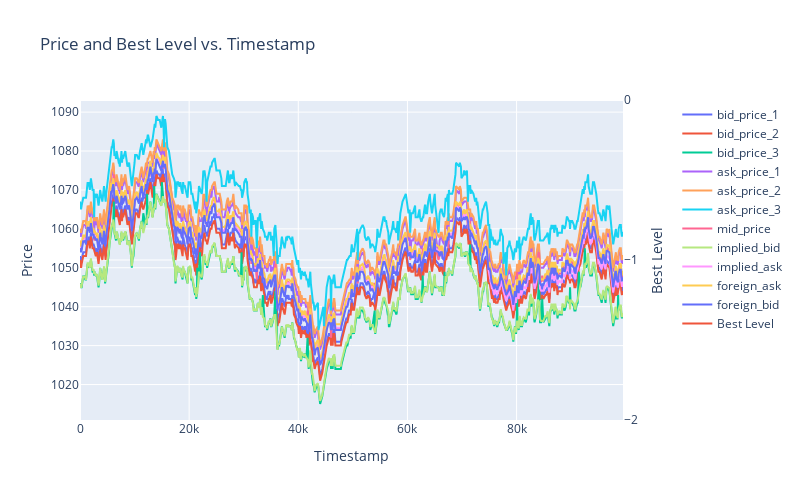

Notebook cell for this chart:
### Code cell
df_limit['best_level'] = -df_limit['best_level']

import plotly.graph_objects as go

# Create a new figure
fig = go.Figure()

# Define the columns to plot
columns_to_plot = ['bid_price_1', 'bid_price_2', 'bid_price_3',
                   'ask_price_1', 'ask_price_2', 'ask_price_3',
                   'mid_price', 'implied_bid', 'implied_ask',
                   'foreign_ask', 'foreign_bid']

# Add traces for each column
for col in columns_to_plot:
    if 'bid_price' in col:
        bid_volume_col = col.replace('price', 'volume')
        hovertemplate = f'Timestamp: %{{x}}<br>{col}: %{{y}}<br>{bid_volume_col}: %{{customdata}}'
        customdata = df_limit[bid_volume_col]
    elif 'ask_price' in col:
        ask_volume_col = col.replace('price', 'volume')
        hovertemplate = f'Timestamp: %{{x}}<br>{col}: %{{y}}<br>{ask_volume_col}: %{{customdata}}'
        customdata = df_limit[ask_volume_col]
    else:
        hovertemplate = f'Timestamp: %{{x}}<br>{col}: %{{y}}'
        customdata = None

    fig.add_trace(go.Scatter(x=df_limit['timestamp'], y=df_limit[col], name=col,
                             hovertemplate=hovertemplate, customdata=customdata))

# Add a trace for best_level on a separate y-axis
fig.add_trace(go.Scatter(x=df_limit['timestamp'], y=df_limit['best_level'], name='Best Level', yaxis='y2',
                         hovertemplate='Timestamp: %{x}<br>Best Level: %{y}'))

# Configure the layout
fig.update_layout(
    title='Price and Best Level vs. Timestamp',
    xaxis=dict(title='Timestamp'),
    yaxis=dict(title='Price'),
    yaxis2=dict(title='Best Level', overlaying='y', side='right', range=[-2, 0], tickvals=[-2, -1, 0]),
    legend=dict(x=1.1, y=1, orientation='v'),
    width=800,
    height=500,
    hovermode='x unified',
    hoverlabel=dict(font=dict(size=8))  # Adjust the font size of the hover labels
)

# Display the plot
fig.show()

### Figure 1 — Plotly figure (JSON) as saved in the notebook; plotly's stock layout.template omitted (floating-point values rounded to 4 significant figures; data arrays with more than 128 entries replaced by an {"elided": "..."} marker saying what was removed)
{"data": [{"customdata": {"elided": "621 int values"}, "hovertemplate": "Timestamp: %{x}<br>bid_price_1: %{y}<br>bid_volume_1: %{customdata}", "name": "bid_price_1", "type": "scatter", "x": {"elided": "621 int values"}, "y": {"elided": "621 int values"}}, {"customdata": {"elided": "621 int values"}, "hovertemplate": "Timestamp: %{x}<br>bid_price_2: %{y}<br>bid_volume_2: %{customdata}", "name": "bid_price_2", "type": "scatter", "x": {"elided": "621 int values"}, "y": {"elided": "621 int values"}}, {"customdata": {"elided": "621 int values"}, "hovertemplate": "Timestamp: %{x}<br>bid_price_3: %{y}<br>bid_volume_3: %{customdata}", "name": "bid_price_3", "type": "scatter", "x": {"elided": "621 int values"}, "y": {"elided": "621 int values"}}, {"customdata": {"elided": "621 int values"}, "hovertemplate": "Timestamp: %{x}<br>ask_price_1: %{y}<br>ask_volume_1: %{customdata}", "name": "ask_price_1", "type": "scatter", "x": {"elided": "621 int values"}, "y": {"elided": "621 int values"}}, {"customdata": {"elided": "621 int values"}, "hovertemplate": "Timestamp: %{x}<br>ask_price_2: %{y}<br>ask_volume_2: %{customdata}", "name": "ask_price_2", "type": "scatter", "x": {"elided": "621 int values"}, "y": {"elided": "621 int values"}}, {"customdata": {"elided": "621 int values"}, "hovertemplate": "Timestamp: %{x}<br>ask_price_3: %{y}<br>ask_volume_3: %{customdata}", "name": "ask_price_3", "type": "scatter", "x": {"elided": "621 int values"}, "y": {"elided": "621 int values"}}, {"hovertemplate": "Timestamp: %{x}<br>mid_price: %{y}", "name": "mid_price", "type": "scatter", "x": {"elided": "621 int values"}, "y": {"elided": "621 float values"}}, {"hovertemplate": "Timestamp: %{x}<br>implied_bid: %{y}", "name": "implied_bid", "type": "scatter", "x": {"elided": "621 int values"}, "y": {"elided": "621 float values"}}, {"hovertemplate": "Timestamp: %{x}<br>implied_ask: %{y}", "name": "implied_ask", "type": "scatter", "x": {"elided": "621 int values"}, "y": {"elided": "621 float values"}}, {"hovertemplate": "Timestamp: %{x}<br>foreign_ask: %{y}", "name": "foreign_ask", "type": "scatter", "x": {"elided": "621 int values"}, "y": {"elided": "621 float values"}}, {"hovertemplate": "Timestamp: %{x}<br>foreign_bid: %{y}", "name": "foreign_bid", "type": "scatter", "x": {"elided": "621 int values"}, "y": {"elided": "621 float values"}}, {"hovertemplate": "Timestamp: %{x}<br>Best Level: %{y}", "name": "Best Level", "type": "scatter", "x": {"elided": "621 int values"}, "y": {"elided": "621 int values"}, "yaxis": "y2"}], "layout": {"height": 500, "hoverlabel": {"font": {"size": 8}}, "hovermode": "x unified", "legend": {"orientation": "v", "x": 1.1, "y": 1}, "title": {"text": "Price and Best Level vs. Timestamp"}, "width": 800, "xaxis": {"title": {"text": "Timestamp"}}, "yaxis": {"title": {"text": "Price"}}, "yaxis2": {"overlaying": "y", "range": [-2, 0], "side": "right", "tickvals": [-2, -1, 0], "title": {"text": "Best Level"}}}}
